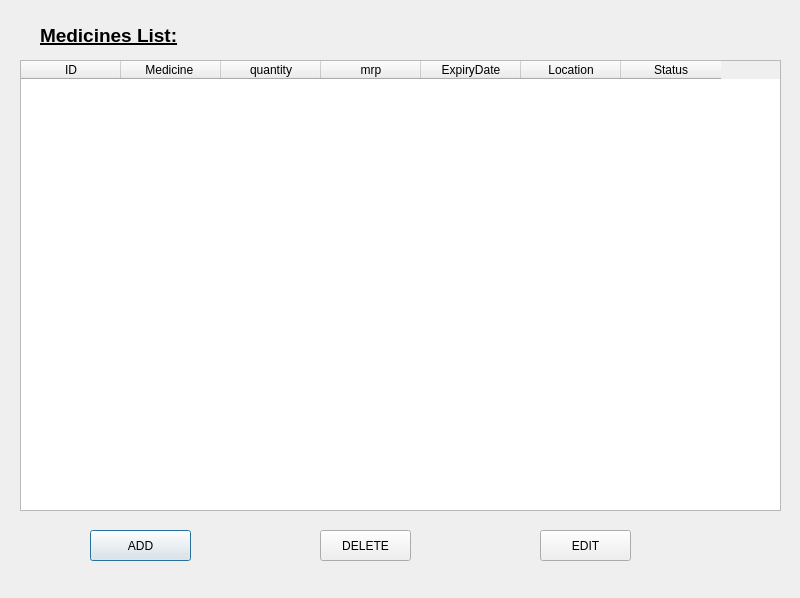
<?xml version="1.0" encoding="UTF-8"?>
<ui version="4.0">
 <class>ShowMedList</class>
 <widget class="QDialog" name="ShowMedList">
  <property name="geometry">
   <rect>
    <x>0</x>
    <y>0</y>
    <width>800</width>
    <height>598</height>
   </rect>
  </property>
  <property name="windowTitle">
   <string>Dialog</string>
  </property>
  <widget class="QLabel" name="label">
   <property name="geometry">
    <rect>
     <x>40</x>
     <y>20</y>
     <width>201</width>
     <height>31</height>
    </rect>
   </property>
   <property name="frameShadow">
    <enum>QFrame::Plain</enum>
   </property>
   <property name="text">
    <string>&lt;html&gt;&lt;head/&gt;&lt;body&gt;&lt;p&gt;&lt;span style=&quot; font-size:14pt; font-weight:700; text-decoration: underline;&quot;&gt;Medicines List:&lt;/span&gt;&lt;/p&gt;&lt;/body&gt;&lt;/html&gt;</string>
   </property>
  </widget>
  <widget class="QTableWidget" name="tableWidget">
   <property name="geometry">
    <rect>
     <x>20</x>
     <y>60</y>
     <width>761</width>
     <height>451</height>
    </rect>
   </property>
   <property name="selectionMode">
    <enum>QAbstractItemView::SingleSelection</enum>
   </property>
   <property name="selectionBehavior">
    <enum>QAbstractItemView::SelectRows</enum>
   </property>
   <column>
    <property name="text">
     <string>ID</string>
    </property>
   </column>
   <column>
    <property name="text">
     <string>Medicine </string>
    </property>
   </column>
   <column>
    <property name="text">
     <string>quantity</string>
    </property>
   </column>
   <column>
    <property name="text">
     <string>mrp</string>
    </property>
   </column>
   <column>
    <property name="text">
     <string>ExpiryDate</string>
    </property>
   </column>
   <column>
    <property name="text">
     <string>Location</string>
    </property>
   </column>
   <column>
    <property name="text">
     <string>Status</string>
    </property>
   </column>
  </widget>
  <widget class="QPushButton" name="AddnewmedButton">
   <property name="geometry">
    <rect>
     <x>90</x>
     <y>530</y>
     <width>101</width>
     <height>31</height>
    </rect>
   </property>
   <property name="text">
    <string>ADD</string>
   </property>
  </widget>
  <widget class="QPushButton" name="DeleteMedButton">
   <property name="geometry">
    <rect>
     <x>320</x>
     <y>530</y>
     <width>91</width>
     <height>31</height>
    </rect>
   </property>
   <property name="text">
    <string>DELETE</string>
   </property>
  </widget>
  <widget class="QPushButton" name="EditButton">
   <property name="geometry">
    <rect>
     <x>540</x>
     <y>530</y>
     <width>91</width>
     <height>31</height>
    </rect>
   </property>
   <property name="text">
    <string>EDIT</string>
   </property>
  </widget>
 </widget>
 <resources/>
 <connections/>
</ui>
